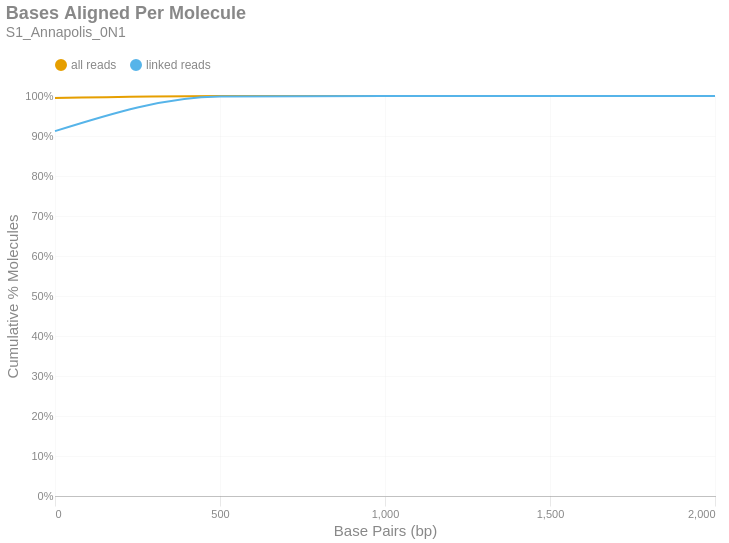

Notebook code cell kept with this figure:
### Markdown cell above
### Bases Aligned Per Molecule
This is a cumulative frequency distribution showing the number of base pairs aligned per unique molecule. These data are shown in 500 bp bins. There are two distributions: one with `all reads` (yellow) and another with only `linked reads` (blue). The percent of molecules in the `linked reads` distribution is relative to the total number of linked molecules.

### Code cell
if SKIPLR:
    print_html(f"Skipped")
else:
    binned_df = consolidated_hist(valids['aligned_bp'], mask, 500, True)
    with SafeRender(binned_df):
        (
            density_plot(binned_df, 'Bases Aligned Per Molecule', samplename, 'basesper')
            .encode(
                x=alt.X('bin:Q', title="Base Pairs (bp)").axis(tickMinStep=500).scale(padding=0),
                y=alt.Y('value:Q', title='Cumulative % Molecules')
                    .axis(format='%')
                    .scale(domain = [0,1])
                    .stack(False),
                color=alt.Color("key:N").scale(domain = ["all reads", "linked reads"]),
                tooltip = [
                    alt.Tooltip("key:N", title = "Data Type"),
                    alt.Tooltip("range_label:N", title="Bases Aligned Per Molecule"),
                    alt.Tooltip("value:Q", format = ".2%", title="% Molecules (Cum.)")
                ]
            )
        ).display()

### Figure 1 — Vega-Lite specification as saved in the notebook (floating-point values rounded to 4 significant figures)
{"width": "container", "height": 400, "config": {"title": {"anchor": "start", "dy": -15, "fontSize": 18, "color": "#888888", "subtitleColor": "#888888", "subtitleFontSize": 14}, "arc": {"fill": "#0072B2"}, "axis": {"domainColor": "#888888", "domainWidth": 0.5, "gridWidth": 0.2, "grid": false, "titleFontWeight": 400, "titleFontSize": 15, "labelFontSize": 11, "labelColor": "#888888", "tickColor": "#888888", "tickWidth": 0.2, "titleColor": "#888888"}, "axisBand": {"grid": false}, "axisX": {"grid": true, "tickSize": 10, "domainCap": "round"}, "axisY": {"domain": false, "grid": true, "tickSize": 0, "domainCap": "round"}, "background": "transparent", "header": {"labelFontSize": 15, "labelColor": "#888888", "titleFontSize": 15, "titleFontWeight": 600, "titleColor": "#888888"}, "legend": {"labelFont": "sans-serif", "labelFontSize": 12, "labelColor": "#888888", "symbolSize": 100, "symbolType": "circle", "titleFontSize": 12, "titlePadding": 10, "titleColor": "#888888", "title": null, "orient": "top"}, "range": {"category": ["#E69F00", "#56B4E9", "#009E73", "#F0E442", "#0072B2", "#D55E00", "#CC79A7", "#000000"], "diverging": ["#cfe8f3", "#a2d4ec", "#73bfe2", "#46abdb", "#1696d2", "#12719e"]}, "area": {"fill": "#0072B2", "fillOpacity": 0.7, "line": true, "strokeOpacity": 0.7}, "line": {"color": "#0072B2", "stroke": "#0072B2", "strokeWidth": 2}, "trail": {"color": "#0072B2", "stroke": "#0072B2", "strokeWidth": 0, "size": 1}, "point": {"filled": true, "fillOpacity": 1.0, "size": 95}, "text": {"color": "#888888", "fontSize": 11, "align": "right", "fontWeight": 400, "size": 11}, "bar": {"fill": "#0072B2", "stroke": null}, "view": {"stroke": null, "continuousWidth": 660, "continuousHeight": 400}}, "data": {"name": "data-e729db56d60a7a09eb63b731c450fbdc"}, "mark": {"type": "line", "interpolate": "monotone", "point": {"opacity": 0, "size": 275}}, "encoding": {"color": {"field": "key", "scale": {"domain": ["all reads", "linked reads"]}, "type": "nominal"}, "tooltip": [{"field": "key", "title": "Data Type", "type": "nominal"}, {"field": "range_label", "title": "Bases Aligned Per Molecule", "type": "nominal"}, {"field": "value", "format": ".2%", "title": "% Molecules (Cum.)", "type": "quantitative"}], "x": {"axis": {"tickMinStep": 500}, "field": "bin", "scale": {"padding": 0}, "title": "Base Pairs (bp)", "type": "quantitative"}, "y": {"axis": {"format": "%"}, "field": "value", "scale": {"domain": [0, 1]}, "stack": false, "title": "Cumulative % Molecules", "type": "quantitative"}}, "params": [{"name": "param_c36ac31b6afebe62", "select": {"type": "point", "fields": ["key"]}, "bind": "legend"}], "title": {"text": "Bases Aligned Per Molecule", "subtitle": "S1_Annapolis_0N1"}, "transform": [{"fold": ["all reads (cumsum)", "linked reads (cumsum)"]}, {"calculate": "replace(datum.key, ' (cumsum)', '')", "as": "key"}, {"filter": {"param": "param_c36ac31b6afebe62"}}], "usermeta": {"embedOptions": {"downloadFileName": "S1_Annapolis_0N1.basesper"}}, "$schema": "https://vega.github.io/schema/vega-lite/v6.1.0.json", "datasets": {"data-e729db56d60a7a09eb63b731c450fbdc": [{"bin": "0.0", "interval": "0.0-500.0", "all reads": 0.9949, "linked reads": 0.9122, "all reads (cumsum)": 0.9949, "linked reads (cumsum)": 0.9122, "range_label": "0-499"}, {"bin": "500.0", "interval": "500.0-1000.0", "all reads": 0.004983, "linked reads": 0.08666, "all reads (cumsum)": 0.9999, "linked reads (cumsum)": 0.9989, "range_label": "500-999"}, {"bin": "1000.0", "interval": "1000.0-1500.0", "all reads": 7.438e-05, "linked reads": 0.001111, "all reads (cumsum)": 1.0, "linked reads (cumsum)": 1.0, "range_label": "1000-1499"}, {"bin": "1500.0", "interval": "1500.0-2000.0", "all reads": 1.334e-06, "linked reads": 1.284e-05, "all reads (cumsum)": 1.0, "linked reads (cumsum)": 1.0, "range_label": "1500-1999"}, {"bin": "2000.0", "interval": "2000.0-2500.0", "all reads": 3.335e-07, "linked reads": 6.422e-06, "all reads (cumsum)": 1.0, "linked reads (cumsum)": 1.0, "range_label": "2000-2499"}]}}
